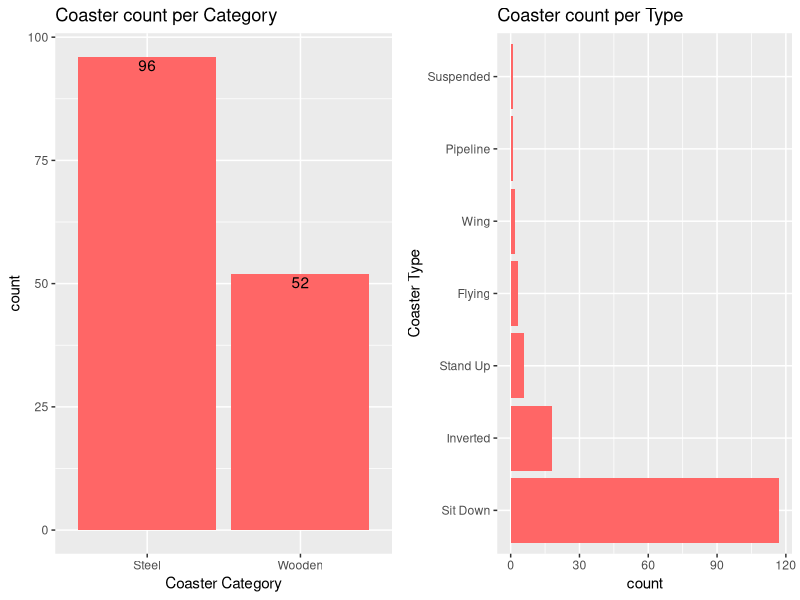
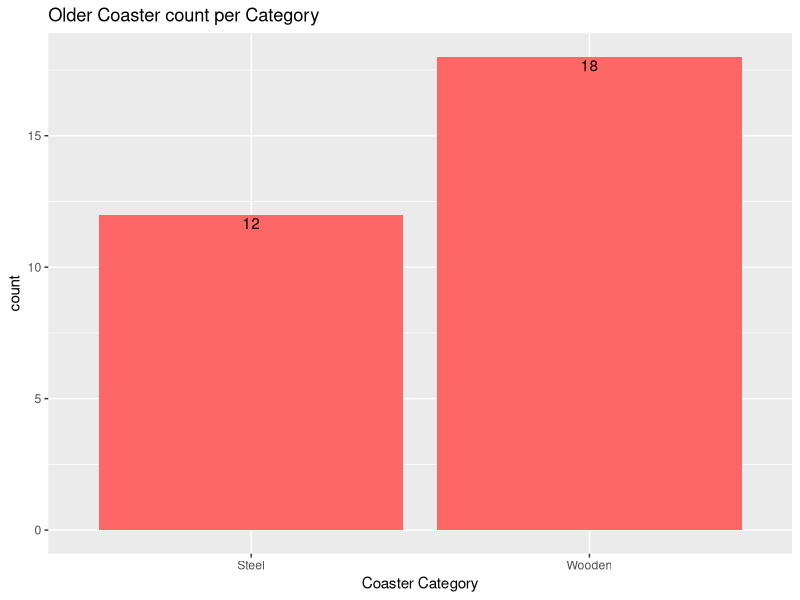
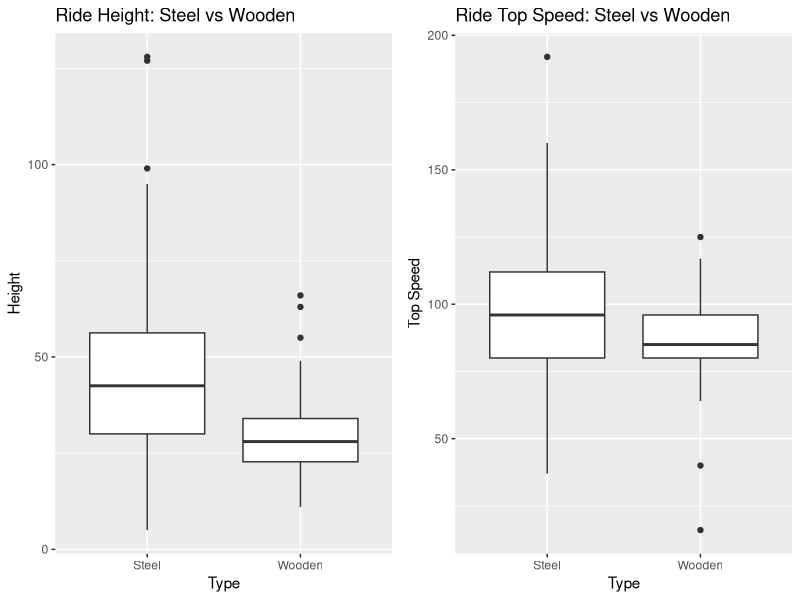
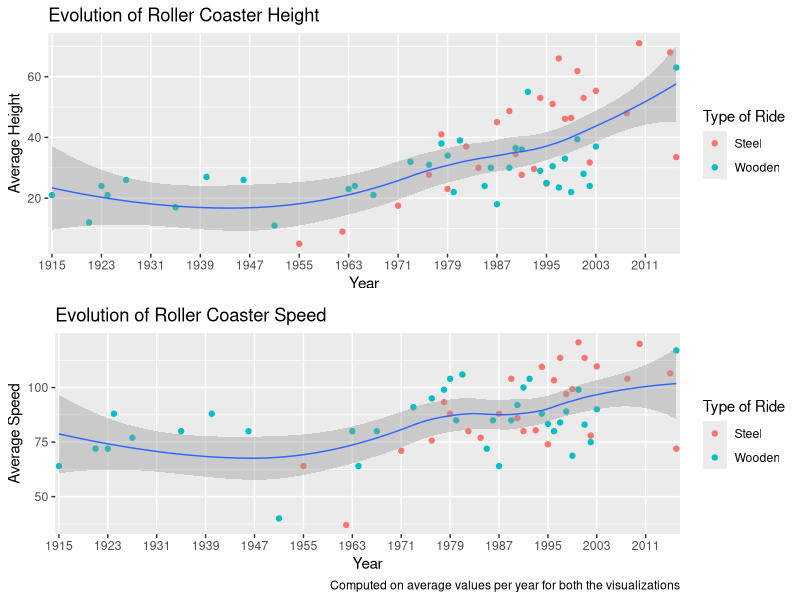
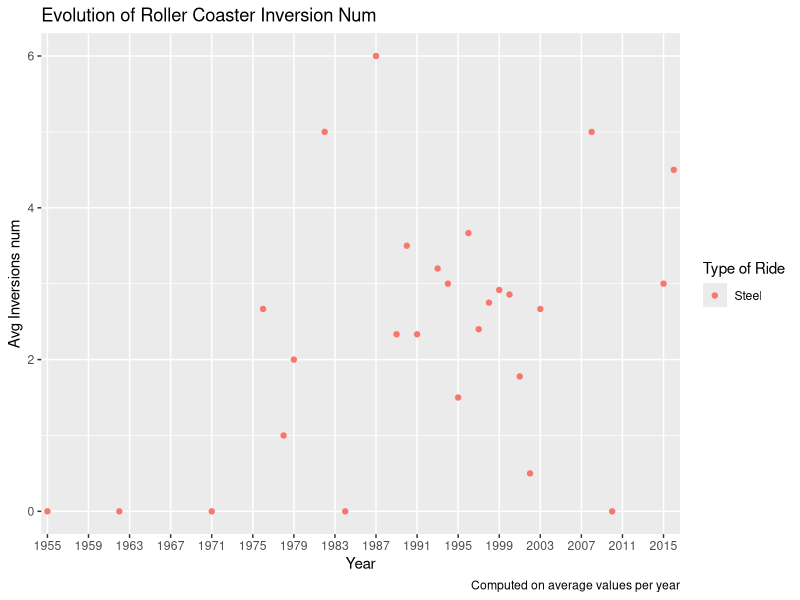
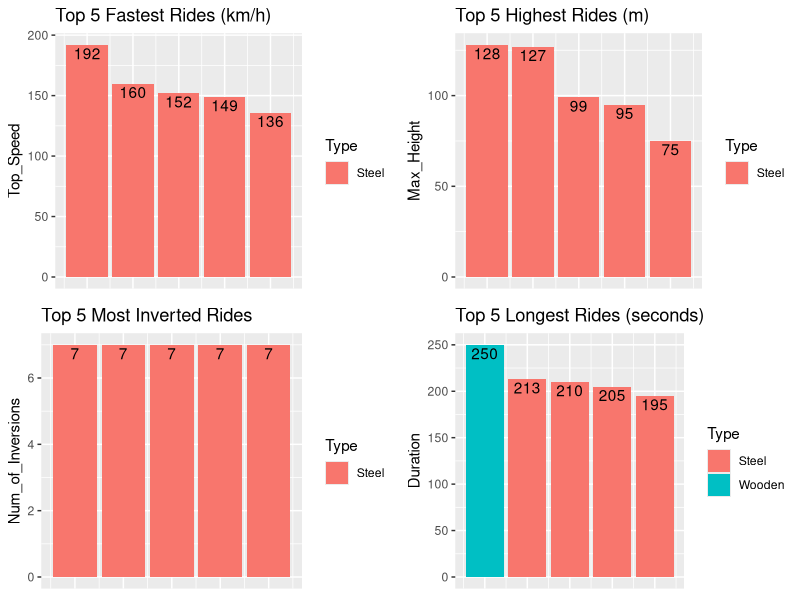
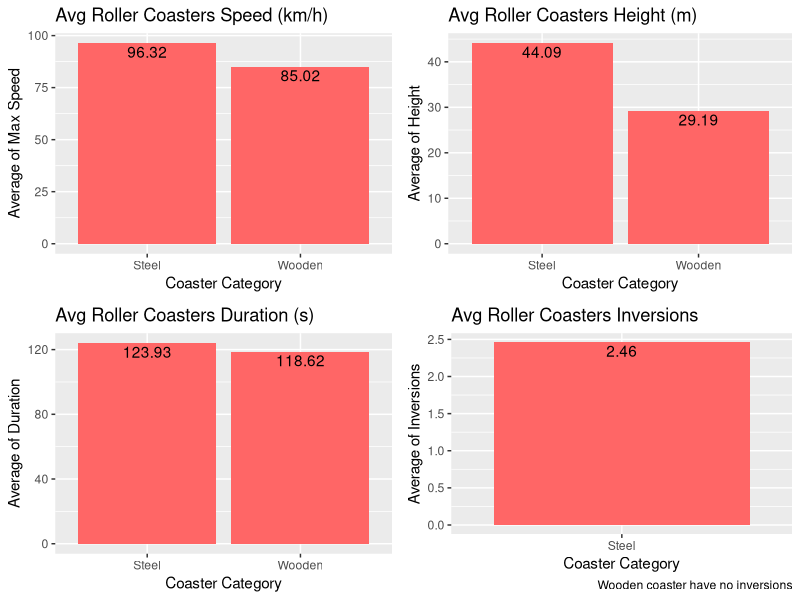
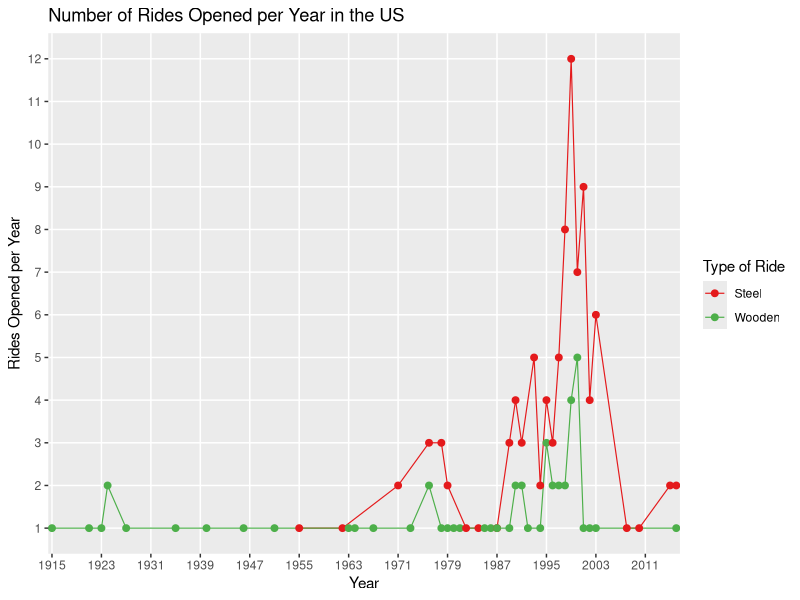

These charts were generated, in order, by the following R code: (Note: this script raises an error after producing the figures.)
## ---- chunk 1
# renv lockdown file present in the project directory --> renv.lock
knitr::opts_chunk$set(warning = FALSE, message = FALSE, tidy = TRUE)
library(tidyverse)
library(ggplot2)
library(gridExtra)
library(forcats)
library(GGally) #ggplot2 extensions, more details in the following sections
library(sf)
sf::sf_use_s2(FALSE)
library(rnaturalearth)
## ---- chunk 2
game_data<-read_csv("./Data/PlanetCoaster_DF.csv", col_names=TRUE)
head(game_data)
## ---- chunk 3
#print columns
str(game_data)
## ---- chunk 4
real_data<-read_csv("./Data/RollerCoastersMontanaUni.csv", col_names = TRUE)
head(real_data)
## ---- chunk 5
#print columns
str(real_data)
## ---- chunk 6
# remove useless columns
game_data <- select(game_data, -Coaster_Name, -Traversal_Lenght)
## ---- chunk 7
# remove useless columns
real_data <- select(real_data, -Coaster, -Inversions)
## ---- chunk 8
# count the number of nulls
cat("NA in game dataset: ", sum(is.na(game_data)),
    " NA in real dataset: ", sum(is.na(real_data)))

## ---- chunk 9
# dropping NA
real_data <- real_data %>% 
  drop_na()
## ---- chunk 10
# converting units
real_data["Top_Speed"]=round(real_data$Top_Speed*1.60, digits = 0) #mph to kmh
real_data["Drop"]=round(real_data$Drop/3.28, digits = 0) #ft to meters
real_data["Length"]=round(real_data$Length/3.28, digits = 0) #ft to meters
real_data["Max_Height"]=round(real_data$Max_Height/3.28, digits = 0) #ft to meters
## ---- chunk 11
# changing types to factor or integer
game_data$Inversions_Num=as.integer(game_data$Inversions_Num)
game_data$Coaster_Type=as.factor(game_data$Coaster_Type)
game_data$Launched=as.factor(game_data$Launched)
game_data$Shuttle=as.factor(game_data$Shuttle)
game_data$Coaster_Category=as.factor(game_data$Coaster_Category)
## ---- chunk 12
# new data types
str(game_data)
## ---- chunk 13
# changing type into factor or integer
real_data$Age_Group=as.factor(real_data$Age_Group)
real_data$Type=as.factor(real_data$Type)
real_data$Design=as.factor(real_data$Design)
real_data$Year_Opened=as.integer(real_data$Year_Opened)
real_data$Num_of_Inversions=as.integer(real_data$Num_of_Inversions)
## ---- chunk 14
str(real_data)
## ---- chunk 15
#add coaster class as factor
game_data <- game_data %>%
  mutate(coaster_class = as.factor(if_else
        (Exitement>6.34 & Nausea<3.5 & (Fear>4.0 & Fear<6.0), "Good", "Bad")))
## ---- chunk 16
# select the common attributes of real and game rides
game <- 
select(game_data, Max_Speed, Biggest_Drop, Track_Lenght, Duration, Inversions_Num, -coaster_class)
real <- 
select(real_data, Top_Speed, Drop, Length, Duration, Num_of_Inversions)
# renaming real cols to have same name of game cols
real <- 
rename(real, Max_Speed=Top_Speed, Biggest_Drop=Drop, Track_Lenght=Length, 
       Inversions_Num=Num_of_Inversions)
## ---- chunk 17
# adding flag to identify real vs game rides
game["Ride_Type"]="Game"
real["Ride_Type"]="Real"

# merging datasets
rides <- rbind(game, real)

# resulting data set
head(rides)
## ---- chunk 18
# coasters per category (type)
coasterCat <- ggplot(data=real_data, mapping = aes(x = Type))+
  geom_bar(fill="#FF6666")+
  geom_text(mapping = aes(label=..count..), stat = "count", vjust=1.2)+
  labs(title = "Coaster count per Category", x = "Coaster Category")
# coaster per type (design)
coasterDes <- ggplot(data=real_data, mapping = aes(x = fct_infreq(Design)))+
  geom_bar(fill="#FF6666")+
  coord_flip()+
  labs(title = "Coaster count per Type", x = "Coaster Type")

# arranging the plots
grid.arrange(coasterCat, coasterDes, nrow=1)
## ---- chunk 19
# selecting the older rides filtering the age group
real_data %>%
  filter(Age_Group=="1:older")%>%
  ggplot(mapping = aes(x = Type))+
  geom_bar(fill="#FF6666")+
  geom_text(mapping = aes(label=..count..), stat = "count", vjust=1.2)+
  labs(title = "Older Coaster count per Category", x = "Coaster Category")
## ---- chunk 20
# box plots height vs type
heightComp <- real_data %>%
  ggplot(aes(x=Type, y=Max_Height))+
  geom_boxplot()+
  labs(title = "Ride Height: Steel vs Wooden", y="Height")

# box plots speed vs type
speedComp <- real_data %>%
  ggplot(aes(x=Type, y=Top_Speed))+
  geom_boxplot()+
  labs(title = "Ride Top Speed: Steel vs Wooden", y="Top Speed")

grid.arrange(heightComp, speedComp, nrow=1)
## ---- chunk 21
# how ride height changes with years
heightEv <- real_data %>%
  group_by(Year_Opened, Type)%>%
  summarise(avgHeightPerYear = mean(Max_Height))%>%
  ggplot()+
  geom_point(aes(x=Year_Opened, y=avgHeightPerYear, color=Type))+
  geom_smooth(aes(x=Year_Opened, y=avgHeightPerYear), size=0.5)+
  scale_x_discrete(limits=seq(1915, 2016, 8))+
  labs(title = "Evolution of Roller Coaster Height", x="Year", 
       color="Type of Ride", y="Average Height")


# how ride speed changes with years
speedEv <- real_data %>%
  group_by(Year_Opened, Type)%>%
  summarise(avgSpeedPerYear = mean(Top_Speed))%>%
  ggplot()+
  geom_point(aes(x=Year_Opened, y=avgSpeedPerYear, color=Type))+
  geom_smooth(aes(x=Year_Opened, y=avgSpeedPerYear), size=0.5)+
    scale_x_discrete(limits=seq(1915, 2016, 8))+
  labs(title = "Evolution of Roller Coaster Speed", x="Year", 
       color="Type of Ride", y="Average Speed", 
       caption = "Computed on average values per year for both the visualizations")

grid.arrange(heightEv, speedEv, nrow=2)
## ---- chunk 22
# how ride inversions changes with years
real_data %>%
  group_by(Year_Opened, Type)%>%
  filter(Type == "Steel")%>%
  summarise(avgInvsPerYear = mean(Num_of_Inversions))%>%
  ggplot()+
  geom_point(aes(x=Year_Opened, y=avgInvsPerYear, color=Type))+
  scale_x_discrete(limits=seq(1955, 2016, 4))+
  labs(title = "Evolution of Roller Coaster Inversion Num", x="Year", 
       color="Type of Ride", 
       y="Avg Inversions num", caption = "Computed on average values per year")
## ---- chunk 23
# fastest and highest rides in the us
fastest <- real_data%>%
  slice_max(Top_Speed, n=5, with_ties = FALSE)%>%
  ggplot(aes(x=seq(1,5), y=Top_Speed, fill=Type))+
  geom_bar(stat = "identity")+
  geom_text(mapping = aes(label=Top_Speed), vjust=1.2)+
  labs(title = "Top 5 Fastest Rides (km/h)")+
  theme(axis.title.x = element_blank(),
        axis.text.x = element_blank(),
        axis.ticks.x = element_blank())

highest <- real_data%>%
  slice_max(Max_Height, n=5, with_ties = FALSE)%>%
  ggplot(aes(x=seq(1,5), y=Max_Height, fill=Type))+
  geom_bar(stat = "identity")+
  geom_text(mapping = aes(label=Max_Height), vjust=1.2)+
  labs(title = "Top 5 Highest Rides (m)")+
  theme(axis.title.x = element_blank(),
        axis.text.x = element_blank(),
        axis.ticks.x = element_blank())

mostInv <- real_data%>%
  slice_max(Num_of_Inversions, n=5, with_ties = FALSE)%>%
  ggplot(aes(x=seq(1,5), y=Num_of_Inversions, fill=Type))+
  geom_bar(stat = "identity")+
  geom_text(mapping = aes(label=Num_of_Inversions), vjust=1.2)+
  labs(title = "Top 5 Most Inverted Rides")+
  theme(axis.title.x = element_blank(),
        axis.text.x = element_blank(),
        axis.ticks.x = element_blank())

longest <- real_data%>%
  slice_max(Duration, n=5, with_ties = FALSE)%>%
  ggplot(aes(x=seq(1,5), y=Duration, fill=Type))+
  geom_bar(stat = "identity")+
  geom_text(mapping = aes(label=Duration), vjust=1.2)+
  labs(title = "Top 5 Longest Rides (seconds)")+
  theme(axis.title.x = element_blank(),
        axis.text.x = element_blank(),
        axis.ticks.x = element_blank())

grid.arrange(fastest, highest, mostInv, longest, nrow=2)

## ---- chunk 24
# avg speed for coaster cat
avgSpd <- real_data %>%
  group_by(Type)%>%
  summarise(avgSpeed=round(mean(Top_Speed), digits = 2))%>%
  ggplot(aes(x=Type, y=avgSpeed))+
    geom_col(fill="#FF6666")+
    geom_text(mapping = aes(label=avgSpeed), vjust=1.2)+
    labs(title = "Avg Roller Coasters Speed (km/h)", 
         x = "Coaster Category", y="Average of Max Speed")

# avg height for coaster cat
avgHeight <- real_data %>%
  group_by(Type)%>%
  summarise(avgHeight=round(mean(Max_Height), digits = 2))%>%
  ggplot(aes(x=Type, y=avgHeight))+
    geom_col(fill="#FF6666")+
    geom_text(mapping = aes(label=avgHeight), vjust=1.2)+
    labs(title = "Avg Roller Coasters Height (m)", 
         x = "Coaster Category", y="Average of Height")

# avg duration for coaster cat
avgDur <- real_data %>%
  group_by(Type)%>%
  summarise(avgDura=round(mean(Duration), digits = 2))%>%
  ggplot(aes(x=Type, y=avgDura))+
    geom_col(fill="#FF6666")+
    geom_text(mapping = aes(label=avgDura), vjust=1.2)+
    labs(title = "Avg Roller Coasters Duration (s)", 
         x = "Coaster Category", y="Average of Duration")

# avg inversion num for coaster cat
avgInv <- real_data %>%
  group_by(Type)%>%
  filter(Type == "Steel")%>%
  summarise(avgInve=round(mean(Num_of_Inversions), digits = 2))%>%
  ggplot(aes(x=Type, y=avgInve))+
    geom_col(fill="#FF6666")+
    geom_text(mapping = aes(label=avgInve), vjust=1.2)+
    labs(title = "Avg Roller Coasters Inversions", 
         x = "Coaster Category", y="Average of Inversions",
         caption = "Wooden coaster have no inversions")

grid.arrange(avgSpd, avgHeight, avgDur, avgInv, nrow = 2)


## ---- chunk 25
# roller coasters opened per year
real_data %>%
  group_by(Year_Opened, Type)%>%
  summarise(OpenedPerYear = n())%>%
  ggplot(aes(x=Year_Opened, y=OpenedPerYear, color=Type))+
  geom_line(size = 0.4)+
  geom_point(size=2)+
  # limits 1: if i have the year in the dataset, at least one ride was opened
  scale_y_discrete(name="Rides Opened per Year", limits=factor(c(1:12)))+
  scale_x_discrete(limits=seq(1915, 2016, 8))+
  scale_color_manual(values=c('#e41a1c','#4daf4a'))+
  labs(title = "Number of Rides Opened per Year in the US", 
       x="Year", color="Type of Ride")
## ---- chunk 26
# cumulative sum
real_data %>%
  group_by(Year_Opened)%>%
  summarise(OpenedTot = n())%>%
  mutate(cumSum = cumsum(OpenedTot))%>%
  ggplot(aes(x=Year_Opened, y=cumSum))+
  geom_line(size = 0.4)+
  geom_point(size=2)+
  scale_x_discrete(limits=seq(1915, 2016, 8))+
  scale_color_manual(values=c('#e41a1c','#4daf4a'))+
  labs(title = "Growth Trend in the number of Roller Coasters", 
       subtitle = "cumulative sum of new rides over the years",  
       x="Year", y="Number of Rides")
## ---- chunk 27
# rides num per state
real_data %>%
  group_by(State)%>%
  summarise(nRide = n())%>%
  ggplot(aes(reorder(State, -nRide), nRide))+
  geom_col()+
  coord_flip()+
  scale_y_discrete(name="Number of Rides", limits=factor(c(1:20)))+
  labs(title = "Roller Coasters per State", 
       caption = "Showing only states with at least one ride", 
       x="Park Name")
## ---- chunk 28
proj <- "+proj=merc"
# get the coasters
coasters <- real_data%>%
  mutate(name = State)%>%
  group_by(name)%>%
  summarise(ridesN=n())%>%
  arrange(name, desc(ridesN))
  
# get the all states except for Alaska and Hawaii (no rides there)
states <- ne_states(country = "United States of America", returnclass = "sf")%>%
  st_transform(proj)%>%
  group_by(name)%>%
  summarise()%>%
  ungroup()%>%
  left_join(coasters, by="name")%>%
  filter(name != "Alaska", name != "Hawaii")

# plotting
states%>%
  mutate(ridesN = as.factor(ridesN))%>%
  # collapsing only the factors which label is present, avoid warning
  mutate(ridesN = fct_collapse(ridesN,
                               "0" = c(),
                               "1-3" = c("1","2","3"),
                               "4-6" = c("4","5","6"),
                               "7 or more" = c("7","8","9", "12", "13", "16", "17")
                               ))%>%
  ggplot(aes(fill=ridesN))+
  geom_sf()+
  scale_color_manual(values=c("0"="gray", "1-3"="#d05851","4-6"="#69ac57","7 or more"="#c49837"),
                     aesthetics = c('colour', 'fill'))+
  labs(title = "Number of Roller Coaster per State", fill="Num of Rides")

## ---- chunk 29
proj <- "+proj=merc"
# getting the parks
parks <- real_data%>%
  mutate(name = State)%>%
  group_by(name)%>%
  summarise(parksN=length(unique(Park)))%>%
  arrange(name, desc(parksN))
  
# get the states except for Alaska and Hawaii (no theme parks there)
states <- ne_states(country = "United States of America", returnclass = "sf")%>%
  st_transform(proj)%>%
  group_by(name)%>%
  summarise()%>%
  ungroup()%>%
  left_join(parks, by="name")%>%
  filter(name != "Alaska", name != "Hawaii")

# plotting
states%>%
  mutate(parksN = as.factor(parksN))%>%
  mutate(parksN = fct_collapse(parksN,
                               "0" = c(),
                               "1-3" = c("1","2","3"),
                               "4-6" = c("4"),
                               "7 or more" = c("7", "8")
                               ))%>%
  ggplot(aes(fill=parksN))+
  geom_sf()+
  scale_color_manual(values=c("0"="gray","1-3"="#69ac57","4-6"="#c49837","7 or more"="#a96cc2"),
                     aesthetics = c('colour', 'fill'))+
  labs(title = "Number of Theme Parks per State", fill="Num of Theme Parks")

## ---- chunk 30
# parks with 4+ rides
real_data %>%
  group_by(Park)%>%
  summarise(nRide = n())%>%
  filter(nRide>4)%>%
  ggplot(aes(reorder(Park, -nRide), nRide, width=0.2))+
  geom_col()+
  coord_flip()+
  scale_y_discrete(name="Number of Rides", limits=factor(c(1:12)))+
  labs(x="Park Name")
## ---- chunk 31
coasterMainCat <- ggplot(data=game_data, mapping = aes(x = fct_infreq(Coaster_Category)))+
  geom_bar(fill="#FF6666")+
  geom_text(mapping = aes(label=..count..), stat = "count", vjust=1.2)+
  labs(title = "Coaster count per Category", x = "Coaster Category")

coasterType <- ggplot(data=game_data, mapping = aes(x = fct_infreq(Coaster_Type)))+
  geom_bar(fill="#FF6666")+
  coord_flip()+
  labs(title = "Coaster count per Type", x = "Coaster Type")

grid.arrange(coasterMainCat, coasterType, nrow=1)
## ---- chunk 32
# box plots drop vs type
heightComp <- game_data %>%
  ggplot(aes(x=Coaster_Category, y=Biggest_Drop))+
  geom_boxplot()+
  labs(title = "Ride Drop", y="Drop")

# box plots speed vs type
speedComp <- game_data %>%
  ggplot(aes(x=Coaster_Category, y=Max_Speed))+
  geom_boxplot()+
  labs(title = "Ride Top Speed", y="Top Speed")

# box plots inversions vs type
invComp <- game_data %>%
  ggplot(aes(x=Coaster_Category, y=Inversions_Num))+
  geom_boxplot()+
  labs(title = "Ride Inversions", y="Inversions")

grid.arrange(heightComp, speedComp, invComp, nrow=1)
## ---- chunk 33
excitement <- ggplot(game_data, aes(x=Coaster_Category, y=Exitement))+
  geom_boxplot()+
  labs(title = "Excitement Distribution", x = "Coaster Category")

fear <- ggplot(game_data, aes(x=Coaster_Category, y=Fear))+
  geom_boxplot()+
  labs(title = "Fear Distribution", x = "Coaster Category")

nausea <- ggplot(game_data, aes(x=Coaster_Category, y=Nausea))+
  geom_boxplot()+
  labs(title = "Nausea Distribution", x = "Coaster Category")

grid.arrange(excitement, fear, nausea, nrow=1)
## ---- chunk 34
ggplot(game_data, aes(x=Exitement, y=Nausea, color=Fear))+
  geom_point()+
  scale_color_gradient2(midpoint=5,low="#e41a1c",mid="#4daf4a",high="#984ea3",space="Lab")+
  labs(title = "Excitement, Nausea and Fear relation")

## ---- chunk 35
# pearson coefficient
# *** 99.9%, ** 99%, * 95%, . 90%, "" otherwise
ggpairs(game_data, columns = c("Exitement", "Fear", "Nausea"), 
        aes(color=Coaster_Category, alpha=.5), 
        title="Relation between Excitement, Nausea and Fear")
## ---- chunk 36
#correlation matrix numerical values
game_data%>%
  select(-Coaster_Type, -Launched, -Shuttle, -Coaster_Category, -coaster_class)%>%
  ggcorr(method=c("pairwise", "spearman"), label=TRUE, label_size = 2, 
         legend.size = 9, size=2, hjust=.90)+
  labs(title = "Metrics Correlation Matrix")
## ---- chunk 37
#class balance
ggplot(game_data, aes(x=coaster_class))+
  geom_bar(fill="#FF6666")+
  geom_text(mapping = aes(label=..count..), stat = "count", vjust=1.2)+
  labs(title = "Good and Bad rides", x = "Coaster Class")
  
## ---- chunk 38
# summary of real rides
rides %>%
  filter(Ride_Type=="Real")%>%
  summary()
## ---- chunk 39
# summary of game rides
rides %>%
  filter(Ride_Type=="Game")%>%
  summary()
## ---- chunk 40
# max speed distribution
speed_density <- ggplot(rides, aes(x=Max_Speed))+
  geom_density(fill="gray")+
  facet_wrap(vars(factor(Ride_Type)), ncol = 1)+
  scale_x_discrete(limits=seq(10, 282, 30))+
  labs(title = "Distribution of the Max Speed (km/h)")

# drop distribution
drop_density <- ggplot(rides, aes(x=Biggest_Drop))+
  geom_density(fill="gray")+
  facet_wrap(vars(factor(Ride_Type)), ncol = 1)+
  scale_x_discrete(limits=seq(0, 259, 30))+
  labs(title = "Distribution of the Biggest Drop (m)")

grid.arrange(speed_density, drop_density, nrow=1)
## ---- chunk 41
# length distribution
length_density <- ggplot(rides, aes(x=Track_Lenght))+
  geom_density(fill="gray")+
  facet_wrap(vars(factor(Ride_Type)), ncol = 1)+
  scale_x_discrete(limits=seq(60, 3029, 400))+
  labs(title = "Distribution of the Tack Length (m)")

# duration distribution
duration_density <- ggplot(rides, aes(x=Duration))+
  geom_density(fill="gray")+
  facet_wrap(vars(factor(Ride_Type)), ncol = 1)+
  scale_x_discrete(limits=seq(16, 300, 40))+
  labs(title = "Distribution of the Duration (s)")

grid.arrange(length_density, duration_density, nrow=1)
## ---- chunk 42
# inversions distribution
inversions_density <- ggplot(rides, aes(x=Inversions_Num))+
  geom_density(fill="gray")+
  facet_wrap(vars(factor(Ride_Type)), ncol = 1)+
  scale_x_discrete(limits=seq(0, 16, 1))+
  labs(title = "Distribution of the number of Inversions")

inversions_density
## ---- chunk 43
# avg speed for coaster cat
avgSpeed <- rides %>%
  group_by(Ride_Type)%>%
  summarise(avgSpeed=round(mean(Max_Speed), digits = 2))%>%
  ggplot(aes(x=Ride_Type, y=avgSpeed))+
    geom_col(fill="#FF6666")+
    geom_text(mapping = aes(label=avgSpeed), vjust=1.2)+
    labs(title = "", x = "Ride Type", y="Avg of Max Speed (km/h)")

# avg drop for coaster cat
avgDrop <- rides %>%
  group_by(Ride_Type)%>%
  summarise(avgDrop=round(mean(Biggest_Drop), digits = 2))%>%
  ggplot(aes(x=Ride_Type, y=avgDrop))+
    geom_col(fill="#FF6666")+
    geom_text(mapping = aes(label=avgDrop), vjust=1.2)+
    labs(title = "", x = "Ride Type", y="Avg of Biggest Drop (m)")

# avg duration for coaster cat
avgDuration <- rides %>%
  group_by(Ride_Type)%>%
  summarise(avgDuration=round(mean(Duration), digits = 2))%>%
  ggplot(aes(x=Ride_Type, y=avgDuration))+
    geom_col(fill="#FF6666")+
    geom_text(mapping = aes(label=avgDuration), vjust=1.2)+
    labs(title = "", x = "Ride Type", y="Avg of Ride Duration (s)")

# avg inversion for coaster cat
avgInv <- rides %>%
  group_by(Ride_Type)%>%
  summarise(avgInv=round(mean(Inversions_Num), digits = 2))%>%
  ggplot(aes(x=Ride_Type, y=avgInv))+
    geom_col(fill="#FF6666")+
    geom_text(mapping = aes(label=avgInv), vjust=1.2)+
    labs(title = "", x = "Ride Type", y="Avg of Inversions Num")

# avg length for coaster cat
avgLnt <- rides %>%
  group_by(Ride_Type)%>%
  summarise(avgLnt=round(mean(Track_Lenght), digits = 2))%>%
  ggplot(aes(x=Ride_Type, y=avgLnt))+
    geom_col(fill="#FF6666")+
    geom_text(mapping = aes(label=avgLnt), vjust=1.2)+
    labs(title = "", x = "Ride Type", y="Avg of Track Length (m)")

grid.arrange(avgSpeed, avgLnt, avgDrop, avgDuration, avgInv, nrow=2)
## ---- chunk 44
# ratio between drop and speed
rides%>%
  group_by(Ride_Type)%>%
  summarise(meanDrop = mean(Biggest_Drop), meanSpeed = mean(Max_Speed))%>%
  mutate(dropSpeedRatio = round(meanSpeed/(meanDrop/100), digits = 2))%>% # for each 100m
  ggplot(aes(y=dropSpeedRatio, x=Ride_Type))+
    geom_col(fill="#FF6666")+
    geom_text(mapping = aes(label=dropSpeedRatio), vjust=1.2)+
    labs(title = "Average speed (km/h) reached in a 100 meters drop", 
         x = "Ride Type", y="Speed")
## ---- chunk 45
# inversion in track length
rides%>%
  group_by(Ride_Type)%>%
  summarise(meanInv = mean(Inversions_Num), meanLnt = mean(Track_Lenght))%>%
  mutate(invLengthRatio = round(meanInv/(meanLnt/100), digits = 2))%>% # for each 100m
  ggplot(aes(y=invLengthRatio, x=Ride_Type))+
    geom_col(fill="#FF6666")+
    geom_text(mapping = aes(label=invLengthRatio), vjust=1.2)+
    labs(title = "Average inversions number per 100 meters of track", 
         x = "Ride Type", y="Inversions")
